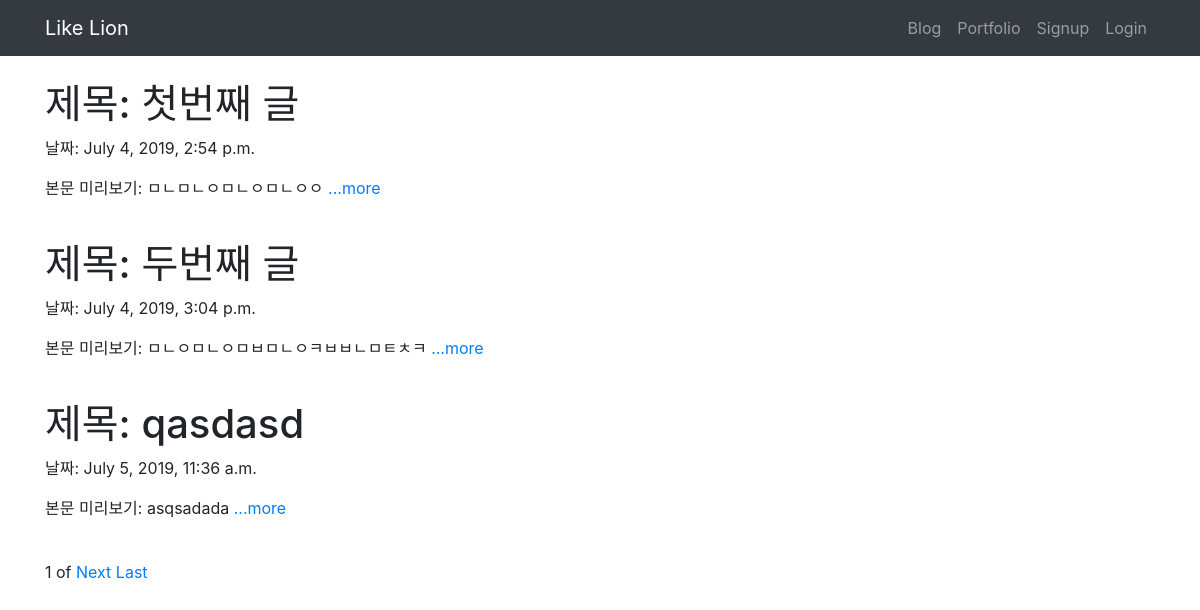
The page / on the database its author committed.
### blogapp/models.py (models this page shows, shortened)
class Blog(models.Model):
    title = models.CharField(max_length=200)
    pub_date = models.DateTimeField('date published')
    body = models.TextField()
    def summary(self):
        return self.body[:100]

### blogapp/views.py (the view)
# urls.py: 2. Add a URL to urlpatterns:  path('', views.home, name='home')
def home(request):
    blogs = Blog.objects
    blog_list = Blog.objects.all() # 블로그 모든 글들을 대상으로
    paginator = Paginator(blog_list, 3) # 블로그 객체 세 개를 한 페이지로 자르기
    page = request.GET.get('page') # request된 페이지가 뭔지를 알아내고
    posts = paginator.get_page(page) # request된 페이지를 얻어온 뒤 return 해 준다.
    return render(request, "home.html", {'blogs' : blogs, 'posts' : posts})

### blogapp/templates/home.html (shortened to what this page needs)
{% extends 'base.html' %} {% block contents %}
<br />
{% for blog in posts %}
<div class="container">
  <h1>제목: {{ blog.title }}</h1>
  <p>날짜: {{ blog.pub_date }}</p>
  <p>
    본문 미리보기: {{ blog.summary }}
    <a href="{% url 'detail' blog.id%}">...more</a>
  </p>
  <br />
</div>
{%endfor%}
<div class="container">
  <span>{{ posts.number }}</span>
  <span>of</span>
  {% if posts.has_next %}
  <a href="?page={{ posts.next_page_number }}">Next</a>
  <a href="?page={{ posts.paginator.num_pages }}">Last</a>
  {% endif %}
</div>
{% endblock %}

### rows shown on the page
Blog: title "첫번째 글", pub_date "July 4, 2019, 2:54 p.m.", summary "ㅁㄴㅁㄴㅇㅁㄴㅇㅁㄴㅇㅇ"
Blog: title "두번째 글", pub_date "July 4, 2019, 3:04 p.m.", summary "ㅁㄴㅇㅁㄴㅇㅁㅂㅁㄴㅇㅋㅂㅂㄴㅁㅌㅊㅋ"
Blog: title "qasdasd", pub_date "July 5, 2019, 11:36 a.m.", summary "asqsadada"

### other values the page prints
{{ posts.number }} "1"
